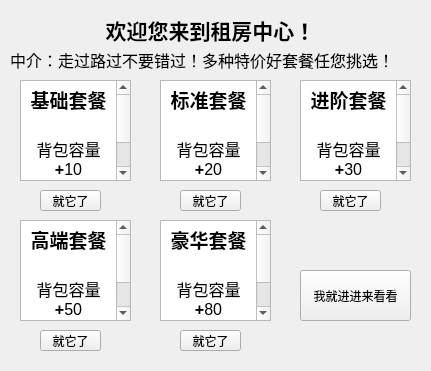
<?xml version="1.0" encoding="UTF-8"?>
<ui version="4.0">
 <class>Rent</class>
 <widget class="QWidget" name="Rent">
  <property name="geometry">
   <rect>
    <x>0</x>
    <y>0</y>
    <width>431</width>
    <height>371</height>
   </rect>
  </property>
  <property name="windowTitle">
   <string>Form</string>
  </property>
  <widget class="QLabel" name="label">
   <property name="geometry">
    <rect>
     <x>60</x>
     <y>10</y>
     <width>301</width>
     <height>41</height>
    </rect>
   </property>
   <property name="text">
    <string>&lt;html&gt;&lt;head/&gt;&lt;body&gt;&lt;p align=&quot;center&quot;&gt;&lt;span style=&quot; font-size:16pt; font-weight:700;&quot;&gt;欢迎您来到租房中心！&lt;/span&gt;&lt;/p&gt;&lt;/body&gt;&lt;/html&gt;</string>
   </property>
  </widget>
  <widget class="QLabel" name="label_2">
   <property name="geometry">
    <rect>
     <x>10</x>
     <y>40</y>
     <width>401</width>
     <height>41</height>
    </rect>
   </property>
   <property name="text">
    <string>&lt;html&gt;&lt;head/&gt;&lt;body&gt;&lt;p&gt;&lt;span style=&quot; font-size:12pt;&quot;&gt;中介：走过路过不要错过！多种特价好套餐任您挑选！&lt;/span&gt;&lt;/p&gt;&lt;/body&gt;&lt;/html&gt;</string>
   </property>
  </widget>
  <widget class="QTextBrowser" name="textBrowser">
   <property name="geometry">
    <rect>
     <x>20</x>
     <y>80</y>
     <width>111</width>
     <height>101</height>
    </rect>
   </property>
   <property name="html">
    <string>&lt;!DOCTYPE HTML PUBLIC &quot;-//W3C//DTD HTML 4.0//EN&quot; &quot;http://www.w3.org/TR/REC-html40/strict.dtd&quot;&gt;
&lt;html&gt;&lt;head&gt;&lt;meta name=&quot;qrichtext&quot; content=&quot;1&quot; /&gt;&lt;meta charset=&quot;utf-8&quot; /&gt;&lt;style type=&quot;text/css&quot;&gt;
p, li { white-space: pre-wrap; }
hr { height: 1px; border-width: 0; }
li.unchecked::marker { content: &quot;\2610&quot;; }
li.checked::marker { content: &quot;\2612&quot;; }
&lt;/style&gt;&lt;/head&gt;&lt;body style=&quot; font-family:'Microsoft YaHei UI'; font-size:9pt; font-weight:400; font-style:normal;&quot;&gt;
&lt;p align=&quot;center&quot; style=&quot; margin-top:0px; margin-bottom:0px; margin-left:0px; margin-right:0px; -qt-block-indent:0; text-indent:0px;&quot;&gt;&lt;span style=&quot; font-size:14pt; font-weight:700;&quot;&gt;基础套餐&lt;/span&gt;&lt;/p&gt;
&lt;p align=&quot;center&quot; style=&quot;-qt-paragraph-type:empty; margin-top:0px; margin-bottom:0px; margin-left:0px; margin-right:0px; -qt-block-indent:0; text-indent:0px; font-size:14pt;&quot;&gt;&lt;br /&gt;&lt;/p&gt;
&lt;p align=&quot;center&quot; style=&quot; margin-top:0px; margin-bottom:0px; margin-left:0px; margin-right:0px; -qt-block-indent:0; text-indent:0px;&quot;&gt;&lt;span style=&quot; font-size:12pt;&quot;&gt;背包容量&lt;/span&gt;&lt;span style=&quot; font-size:12pt; font-weight:700;&quot;&gt;+&lt;/span&gt;&lt;span style=&quot; font-size:12pt;&quot;&gt;10&lt;/span&gt;&lt;/p&gt;
&lt;p align=&quot;center&quot; style=&quot; margin-top:0px; margin-bottom:0px; margin-left:0px; margin-right:0px; -qt-block-indent:0; text-indent:0px;&quot;&gt;&lt;span style=&quot; font-size:12pt;&quot;&gt;只需当前现金的10%！&lt;/span&gt;&lt;/p&gt;&lt;/body&gt;&lt;/html&gt;</string>
   </property>
  </widget>
  <widget class="QTextBrowser" name="textBrowser_2">
   <property name="geometry">
    <rect>
     <x>160</x>
     <y>80</y>
     <width>111</width>
     <height>101</height>
    </rect>
   </property>
   <property name="html">
    <string>&lt;!DOCTYPE HTML PUBLIC &quot;-//W3C//DTD HTML 4.0//EN&quot; &quot;http://www.w3.org/TR/REC-html40/strict.dtd&quot;&gt;
&lt;html&gt;&lt;head&gt;&lt;meta name=&quot;qrichtext&quot; content=&quot;1&quot; /&gt;&lt;meta charset=&quot;utf-8&quot; /&gt;&lt;style type=&quot;text/css&quot;&gt;
p, li { white-space: pre-wrap; }
hr { height: 1px; border-width: 0; }
li.unchecked::marker { content: &quot;\2610&quot;; }
li.checked::marker { content: &quot;\2612&quot;; }
&lt;/style&gt;&lt;/head&gt;&lt;body style=&quot; font-family:'Microsoft YaHei UI'; font-size:9pt; font-weight:400; font-style:normal;&quot;&gt;
&lt;p align=&quot;center&quot; style=&quot; margin-top:0px; margin-bottom:0px; margin-left:0px; margin-right:0px; -qt-block-indent:0; text-indent:0px;&quot;&gt;&lt;span style=&quot; font-size:14pt; font-weight:700;&quot;&gt;标准套餐&lt;/span&gt;&lt;/p&gt;
&lt;p style=&quot;-qt-paragraph-type:empty; margin-top:0px; margin-bottom:0px; margin-left:0px; margin-right:0px; -qt-block-indent:0; text-indent:0px; font-size:14pt; font-weight:700;&quot;&gt;&lt;br /&gt;&lt;/p&gt;
&lt;p align=&quot;center&quot; style=&quot; margin-top:0px; margin-bottom:0px; margin-left:0px; margin-right:0px; -qt-block-indent:0; text-indent:0px;&quot;&gt;&lt;span style=&quot; font-size:12pt;&quot;&gt;背包容量&lt;/span&gt;&lt;span style=&quot; font-size:12pt; font-weight:700;&quot;&gt;+&lt;/span&gt;&lt;span style=&quot; font-size:12pt;&quot;&gt;20&lt;/span&gt;&lt;/p&gt;
&lt;p align=&quot;center&quot; style=&quot; margin-top:0px; margin-bottom:0px; margin-left:0px; margin-right:0px; -qt-block-indent:0; text-indent:0px;&quot;&gt;&lt;span style=&quot; font-size:12pt;&quot;&gt;只需当前现金的15%！&lt;/span&gt;&lt;/p&gt;&lt;/body&gt;&lt;/html&gt;</string>
   </property>
  </widget>
  <widget class="QTextBrowser" name="textBrowser_3">
   <property name="geometry">
    <rect>
     <x>300</x>
     <y>80</y>
     <width>111</width>
     <height>101</height>
    </rect>
   </property>
   <property name="html">
    <string>&lt;!DOCTYPE HTML PUBLIC &quot;-//W3C//DTD HTML 4.0//EN&quot; &quot;http://www.w3.org/TR/REC-html40/strict.dtd&quot;&gt;
&lt;html&gt;&lt;head&gt;&lt;meta name=&quot;qrichtext&quot; content=&quot;1&quot; /&gt;&lt;meta charset=&quot;utf-8&quot; /&gt;&lt;style type=&quot;text/css&quot;&gt;
p, li { white-space: pre-wrap; }
hr { height: 1px; border-width: 0; }
li.unchecked::marker { content: &quot;\2610&quot;; }
li.checked::marker { content: &quot;\2612&quot;; }
&lt;/style&gt;&lt;/head&gt;&lt;body style=&quot; font-family:'Microsoft YaHei UI'; font-size:9pt; font-weight:400; font-style:normal;&quot;&gt;
&lt;p align=&quot;center&quot; style=&quot; margin-top:0px; margin-bottom:0px; margin-left:0px; margin-right:0px; -qt-block-indent:0; text-indent:0px;&quot;&gt;&lt;span style=&quot; font-size:14pt; font-weight:700;&quot;&gt;进阶套餐&lt;/span&gt;&lt;/p&gt;
&lt;p style=&quot;-qt-paragraph-type:empty; margin-top:0px; margin-bottom:0px; margin-left:0px; margin-right:0px; -qt-block-indent:0; text-indent:0px; font-size:14pt; font-weight:700;&quot;&gt;&lt;br /&gt;&lt;/p&gt;
&lt;p align=&quot;center&quot; style=&quot; margin-top:0px; margin-bottom:0px; margin-left:0px; margin-right:0px; -qt-block-indent:0; text-indent:0px;&quot;&gt;&lt;span style=&quot; font-size:12pt;&quot;&gt;背包容量&lt;/span&gt;&lt;span style=&quot; font-size:12pt; font-weight:700;&quot;&gt;+&lt;/span&gt;&lt;span style=&quot; font-size:12pt;&quot;&gt;30&lt;/span&gt;&lt;/p&gt;
&lt;p align=&quot;center&quot; style=&quot; margin-top:0px; margin-bottom:0px; margin-left:0px; margin-right:0px; -qt-block-indent:0; text-indent:0px;&quot;&gt;&lt;span style=&quot; font-size:12pt;&quot;&gt;只需当前现金的20%！&lt;/span&gt;&lt;/p&gt;&lt;/body&gt;&lt;/html&gt;</string>
   </property>
  </widget>
  <widget class="QTextBrowser" name="textBrowser_5">
   <property name="geometry">
    <rect>
     <x>160</x>
     <y>220</y>
     <width>111</width>
     <height>101</height>
    </rect>
   </property>
   <property name="html">
    <string>&lt;!DOCTYPE HTML PUBLIC &quot;-//W3C//DTD HTML 4.0//EN&quot; &quot;http://www.w3.org/TR/REC-html40/strict.dtd&quot;&gt;
&lt;html&gt;&lt;head&gt;&lt;meta name=&quot;qrichtext&quot; content=&quot;1&quot; /&gt;&lt;meta charset=&quot;utf-8&quot; /&gt;&lt;style type=&quot;text/css&quot;&gt;
p, li { white-space: pre-wrap; }
hr { height: 1px; border-width: 0; }
li.unchecked::marker { content: &quot;\2610&quot;; }
li.checked::marker { content: &quot;\2612&quot;; }
&lt;/style&gt;&lt;/head&gt;&lt;body style=&quot; font-family:'Microsoft YaHei UI'; font-size:9pt; font-weight:400; font-style:normal;&quot;&gt;
&lt;p align=&quot;center&quot; style=&quot; margin-top:0px; margin-bottom:0px; margin-left:0px; margin-right:0px; -qt-block-indent:0; text-indent:0px;&quot;&gt;&lt;span style=&quot; font-size:14pt; font-weight:700;&quot;&gt;豪华套餐&lt;/span&gt;&lt;/p&gt;
&lt;p style=&quot;-qt-paragraph-type:empty; margin-top:0px; margin-bottom:0px; margin-left:0px; margin-right:0px; -qt-block-indent:0; text-indent:0px; font-size:14pt; font-weight:700;&quot;&gt;&lt;br /&gt;&lt;/p&gt;
&lt;p align=&quot;center&quot; style=&quot; margin-top:0px; margin-bottom:0px; margin-left:0px; margin-right:0px; -qt-block-indent:0; text-indent:0px;&quot;&gt;&lt;span style=&quot; font-size:12pt;&quot;&gt;背包容量&lt;/span&gt;&lt;span style=&quot; font-size:12pt; font-weight:700;&quot;&gt;+&lt;/span&gt;&lt;span style=&quot; font-size:12pt;&quot;&gt;80&lt;/span&gt;&lt;/p&gt;
&lt;p align=&quot;center&quot; style=&quot; margin-top:0px; margin-bottom:0px; margin-left:0px; margin-right:0px; -qt-block-indent:0; text-indent:0px;&quot;&gt;&lt;span style=&quot; font-size:12pt;&quot;&gt;只需当前现金的50%！&lt;/span&gt;&lt;/p&gt;&lt;/body&gt;&lt;/html&gt;</string>
   </property>
  </widget>
  <widget class="QTextBrowser" name="textBrowser_6">
   <property name="geometry">
    <rect>
     <x>20</x>
     <y>220</y>
     <width>111</width>
     <height>101</height>
    </rect>
   </property>
   <property name="html">
    <string>&lt;!DOCTYPE HTML PUBLIC &quot;-//W3C//DTD HTML 4.0//EN&quot; &quot;http://www.w3.org/TR/REC-html40/strict.dtd&quot;&gt;
&lt;html&gt;&lt;head&gt;&lt;meta name=&quot;qrichtext&quot; content=&quot;1&quot; /&gt;&lt;meta charset=&quot;utf-8&quot; /&gt;&lt;style type=&quot;text/css&quot;&gt;
p, li { white-space: pre-wrap; }
hr { height: 1px; border-width: 0; }
li.unchecked::marker { content: &quot;\2610&quot;; }
li.checked::marker { content: &quot;\2612&quot;; }
&lt;/style&gt;&lt;/head&gt;&lt;body style=&quot; font-family:'Microsoft YaHei UI'; font-size:9pt; font-weight:400; font-style:normal;&quot;&gt;
&lt;p align=&quot;center&quot; style=&quot; margin-top:0px; margin-bottom:0px; margin-left:0px; margin-right:0px; -qt-block-indent:0; text-indent:0px;&quot;&gt;&lt;span style=&quot; font-size:14pt; font-weight:700;&quot;&gt;高端套餐&lt;/span&gt;&lt;/p&gt;
&lt;p style=&quot;-qt-paragraph-type:empty; margin-top:0px; margin-bottom:0px; margin-left:0px; margin-right:0px; -qt-block-indent:0; text-indent:0px; font-size:14pt; font-weight:700;&quot;&gt;&lt;br /&gt;&lt;/p&gt;
&lt;p align=&quot;center&quot; style=&quot; margin-top:0px; margin-bottom:0px; margin-left:0px; margin-right:0px; -qt-block-indent:0; text-indent:0px;&quot;&gt;&lt;span style=&quot; font-size:12pt;&quot;&gt;背包容量&lt;/span&gt;&lt;span style=&quot; font-size:12pt; font-weight:700;&quot;&gt;+&lt;/span&gt;&lt;span style=&quot; font-size:12pt;&quot;&gt;50&lt;/span&gt;&lt;/p&gt;
&lt;p align=&quot;center&quot; style=&quot; margin-top:0px; margin-bottom:0px; margin-left:0px; margin-right:0px; -qt-block-indent:0; text-indent:0px;&quot;&gt;&lt;span style=&quot; font-size:12pt;&quot;&gt;只需当前现金的30%！&lt;/span&gt;&lt;/p&gt;&lt;/body&gt;&lt;/html&gt;</string>
   </property>
  </widget>
  <widget class="QPushButton" name="oneButton">
   <property name="geometry">
    <rect>
     <x>40</x>
     <y>190</y>
     <width>61</width>
     <height>21</height>
    </rect>
   </property>
   <property name="text">
    <string>就它了</string>
   </property>
  </widget>
  <widget class="QPushButton" name="twoButton">
   <property name="geometry">
    <rect>
     <x>180</x>
     <y>190</y>
     <width>61</width>
     <height>21</height>
    </rect>
   </property>
   <property name="text">
    <string>就它了</string>
   </property>
  </widget>
  <widget class="QPushButton" name="threeButton">
   <property name="geometry">
    <rect>
     <x>320</x>
     <y>190</y>
     <width>61</width>
     <height>21</height>
    </rect>
   </property>
   <property name="text">
    <string>就它了</string>
   </property>
  </widget>
  <widget class="QPushButton" name="fourButton">
   <property name="geometry">
    <rect>
     <x>40</x>
     <y>330</y>
     <width>61</width>
     <height>21</height>
    </rect>
   </property>
   <property name="text">
    <string>就它了</string>
   </property>
  </widget>
  <widget class="QPushButton" name="fiveButton">
   <property name="geometry">
    <rect>
     <x>180</x>
     <y>330</y>
     <width>61</width>
     <height>21</height>
    </rect>
   </property>
   <property name="text">
    <string>就它了</string>
   </property>
  </widget>
  <widget class="QPushButton" name="leaveButton">
   <property name="geometry">
    <rect>
     <x>300</x>
     <y>270</y>
     <width>111</width>
     <height>51</height>
    </rect>
   </property>
   <property name="text">
    <string>我就进进来看看</string>
   </property>
  </widget>
 </widget>
 <resources/>
 <connections/>
</ui>
